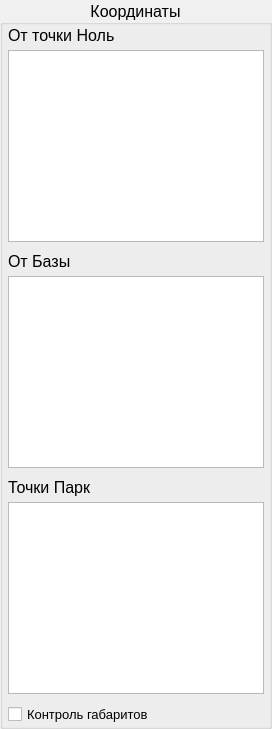
      <widget class="QGroupBox" name="coordinatesGroupBox">
       <property name="sizePolicy">
        <sizepolicy hsizetype="Preferred" vsizetype="Preferred">
         <horstretch>0</horstretch>
         <verstretch>0</verstretch>
        </sizepolicy>
       </property>
       <property name="minimumSize">
        <size>
         <width>175</width>
         <height>0</height>
        </size>
       </property>
       <property name="palette">
        <palette>
         <active>
          <colorrole role="Base">
           <brush brushstyle="SolidPattern">
            <color alpha="255">
             <red>255</red>
             <green>255</green>
             <blue>255</blue>
            </color>
           </brush>
          </colorrole>
          <colorrole role="Window">
           <brush brushstyle="SolidPattern">
            <color alpha="255">
             <red>240</red>
             <green>240</green>
             <blue>240</blue>
            </color>
           </brush>
          </colorrole>
         </active>
         <inactive>
          <colorrole role="Base">
           <brush brushstyle="SolidPattern">
            <color alpha="255">
             <red>255</red>
             <green>255</green>
             <blue>255</blue>
            </color>
           </brush>
          </colorrole>
          <colorrole role="Window">
           <brush brushstyle="SolidPattern">
            <color alpha="255">
             <red>240</red>
             <green>240</green>
             <blue>240</blue>
            </color>
           </brush>
          </colorrole>
         </inactive>
         <disabled>
          <colorrole role="Base">
           <brush brushstyle="SolidPattern">
            <color alpha="255">
             <red>240</red>
             <green>240</green>
             <blue>240</blue>
            </color>
           </brush>
          </colorrole>
          <colorrole role="Window">
           <brush brushstyle="SolidPattern">
            <color alpha="255">
             <red>240</red>
             <green>240</green>
             <blue>240</blue>
            </color>
           </brush>
          </colorrole>
         </disabled>
        </palette>
       </property>
       <property name="font">
        <font>
         <pointsize>12</pointsize>
        </font>
       </property>
       <property name="title">
        <string>Координаты</string>
       </property>
       <property name="alignment">
        <set>Qt::AlignCenter</set>
       </property>
       <property name="flat">
        <bool>false</bool>
       </property>
       <layout class="QVBoxLayout" name="verticalLayout">
        <property name="spacing">
         <number>10</number>
        </property>
        <property name="leftMargin">
         <number>5</number>
        </property>
        <property name="topMargin">
         <number>1</number>
        </property>
        <property name="rightMargin">
         <number>5</number>
        </property>
        <property name="bottomMargin">
         <number>1</number>
        </property>
        <item>
         <widget class="QWidget" name="currentCoordinatesWidget" native="true">
          <layout class="QVBoxLayout" name="verticalLayout_4">
           <property name="spacing">
            <number>5</number>
           </property>
           <property name="leftMargin">
            <number>0</number>
           </property>
           <property name="topMargin">
            <number>0</number>
           </property>
           <property name="rightMargin">
            <number>0</number>
           </property>
           <property name="bottomMargin">
            <number>0</number>
           </property>
           <item>
            <widget class="QLabel" name="currentCoordinatesLabel">
             <property name="font">
              <font>
               <pointsize>12</pointsize>
              </font>
             </property>
             <property name="text">
              <string>От точки Ноль</string>
             </property>
            </widget>
           </item>
           <item>
            <widget class="QListWidget" name="currentCoordinatesListWidget">
             <property name="font">
              <font>
               <family>Sylfaen</family>
               <pointsize>12</pointsize>
               <weight>50</weight>
               <bold>false</bold>
              </font>
             </property>
             <property name="frameShape">
              <enum>QFrame::StyledPanel</enum>
             </property>
             <property name="frameShadow">
              <enum>QFrame::Plain</enum>
             </property>
             <property name="lineWidth">
              <number>1</number>
             </property>
             <property name="midLineWidth">
              <number>0</number>
             </property>
             <property name="alternatingRowColors">
              <bool>false</bool>
             </property>
             <property name="selectionMode">
              <enum>QAbstractItemView::NoSelection</enum>
             </property>
             <property name="sortingEnabled">
              <bool>false</bool>
             </property>
            </widget>
           </item>
          </layout>
         </widget>
        </item>
        <item>
         <widget class="QWidget" name="baseCoordinatesWidget" native="true">
          <layout class="QVBoxLayout" name="verticalLayout_5">
           <property name="spacing">
            <number>5</number>
           </property>
           <property name="leftMargin">
            <number>0</number>
           </property>
           <property name="topMargin">
            <number>0</number>
           </property>
           <property name="rightMargin">
            <number>0</number>
           </property>
           <property name="bottomMargin">
            <number>0</number>
           </property>
           <item>
            <widget class="QLabel" name="baseCoordinatesLabel">
             <property name="font">
              <font>
               <pointsize>12</pointsize>
              </font>
             </property>
             <property name="text">
              <string>От Базы</string>
             </property>
            </widget>
           </item>
           <item>
            <widget class="QListWidget" name="baseCoordinatesListWidget">
             <property name="font">
              <font>
               <family>Sylfaen</family>
               <pointsize>12</pointsize>
               <weight>50</weight>
               <bold>false</bold>
              </font>
             </property>
             <property name="frameShape">
              <enum>QFrame::StyledPanel</enum>
             </property>
             <property name="frameShadow">
              <enum>QFrame::Plain</enum>
             </property>
             <property name="lineWidth">
              <number>1</number>
             </property>
             <property name="midLineWidth">
              <number>0</number>
             </property>
             <property name="selectionMode">
              <enum>QAbstractItemView::NoSelection</enum>
             </property>
            </widget>
           </item>
          </layout>
         </widget>
        </item>
        <item>
         <widget class="QWidget" name="parkCoordinatesWidget" native="true">
          <layout class="QVBoxLayout" name="verticalLayout_14">
           <property name="spacing">
            <number>5</number>
           </property>
           <property name="leftMargin">
            <number>0</number>
           </property>
           <property name="topMargin">
            <number>0</number>
           </property>
           <property name="rightMargin">
            <number>0</number>
           </property>
           <property name="bottomMargin">
            <number>0</number>
           </property>
           <item>
            <widget class="QLabel" name="parkCoordinatesLabel">
             <property name="font">
              <font>
               <pointsize>12</pointsize>
              </font>
             </property>
             <property name="text">
              <string>Точки Парк</string>
             </property>
             <property name="alignment">
              <set>Qt::AlignLeading|Qt::AlignLeft|Qt::AlignVCenter</set>
             </property>
            </widget>
           </item>
           <item>
            <widget class="QListWidget" name="parkCoordinatesListWidget">
             <property name="font">
              <font>
               <family>Sylfaen</family>
               <pointsize>12</pointsize>
               <weight>50</weight>
               <bold>false</bold>
              </font>
             </property>
             <property name="frameShape">
              <enum>QFrame::StyledPanel</enum>
             </property>
             <property name="frameShadow">
              <enum>QFrame::Plain</enum>
             </property>
             <property name="lineWidth">
              <number>1</number>
             </property>
             <property name="selectionMode">
              <enum>QAbstractItemView::NoSelection</enum>
             </property>
            </widget>
           </item>
          </layout>
         </widget>
        </item>
        <item>
         <widget class="QCheckBox" name="edgesControlCheckBox">
          <property name="enabled">
           <bool>true</bool>
          </property>
          <property name="font">
           <font>
            <pointsize>10</pointsize>
           </font>
          </property>
          <property name="acceptDrops">
           <bool>false</bool>
          </property>
          <property name="text">
           <string>Контроль габаритов</string>
          </property>
          <property name="checkable">
           <bool>true</bool>
          </property>
          <property name="checked">
           <bool>false</bool>
          </property>
         </widget>
        </item>
       </layout>
      </widget>
